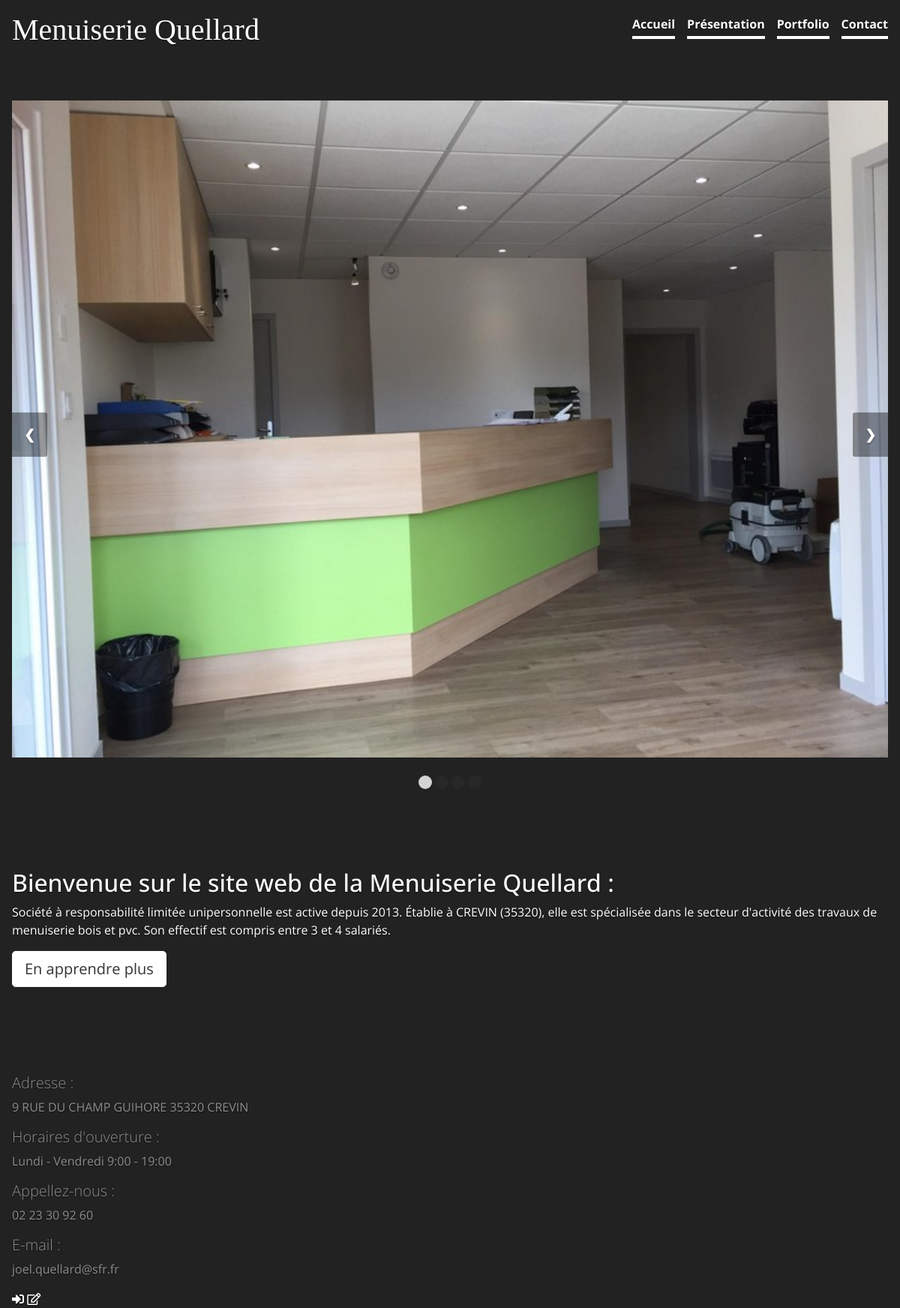
The page / on the database its author committed.
### tables this page shows
CREATE TABLE IF NOT EXISTS `slider` (
  `id` int(11) NOT NULL AUTO_INCREMENT,
  `chemin` text NOT NULL,
  PRIMARY KEY (`id`)
);

CREATE TABLE IF NOT EXISTS `texte` (
  `id` int(11) NOT NULL AUTO_INCREMENT,
  `content` text NOT NULL,
  PRIMARY KEY (`id`)
);

CREATE TABLE IF NOT EXISTS `footer` (
  `id` int(11) NOT NULL AUTO_INCREMENT,
  `adresse` text NOT NULL,
  `horaires` text NOT NULL,
  `numero` text NOT NULL,
  `mail` text NOT NULL,
  PRIMARY KEY (`id`)
);

### controller/Home.php (called while the page is built, shortened)
<?php
require_once(MODEL.'TextManager.php');
class Home
{
    public function showHome()
    {
        $textManager = new P5OC\site\Model\TextManager();
        $text1 = $textManager->getText1();
        $footer = $textManager->showFooter();
        $images = $textManager->getSliderImages();
        require(VIEW.'home.php');
    }
}

### model/TextManager.php (called while the page is built, shortened)
<?php
class TextManager extends Manager
{
    public function getText1() {
        $db = $this->dbConnect();
        $req = $db->prepare('SELECT id, content FROM texte WHERE id = 1');
        $req->execute();
        $text1 = $req->fetch();
        return $text1;
    }
    public function showFooter()
    {
        $db = $this->dbConnect();
        $req = $db->prepare('SELECT adresse, horaires, numero, mail FROM footer');
        $req->execute();
        $footer = $req->fetch();
        return $footer;
    }
    public function getSliderImages()
    {
        $db = $this->dbConnect();
        $req = $db->prepare('SELECT id, chemin FROM slider ORDER BY id');
        $req->execute();
        return $req;
    }
}

### view/home.php (the view, shortened to what this page needs)
<div class="cover-container d-flex h-100 p-3 mx-auto flex-column">
    <header class="masthead mb-auto">
            <div class="inner">
            <h1 class="masthead-brand">Menuiserie Quellard</h1>
            <nav class="nav nav-masthead justify-content-center">
                <a class="nav-link active" href="index.php?action=showHome">Accueil</a>
                <a class="nav-link active" href="index.php?action=showPresentation">Présentation</a>
                <a class="nav-link active" href="index.php?action=showPortfolio">Portfolio</a>
                <a class="nav-link active" href="index.php?action=showContact">Contact</a>
            </nav>
            </div>
    </header>
    <section id="slider">
        <div class="container3">
            <?php while ($image = $images->fetch())
            {
            ?>
            <div class="slides">
                <img src="assets/img/<?= $image['chemin'] ?>" style="width:100%" alt="photo-chantier" />
            </div>
            <?php
            }
            ?>
            <a class="prev" id="prev">&#10094;</a>
            <a class="next" id="next">&#10095;</a>
        </div>
        <br>
        <div id="myDots" style="text-align:center"></div>
    </section>
    <div class="presentation-home">
        <h2> Bienvenue sur le site web de la Menuiserie Quellard : </h2>
        <p>
            <?= $text1['content'] ?>
        </p>
        <p class="lead">
          <a href="index.php?action=showPresentation" class="btn btn-lg btn-secondary">En apprendre plus</a>
        </p>
    </div>
    <footer class="mastfoot mt-auto">
        <div class="inner">
            <h4 class="lead"> Adresse : </h4>
            <p> <?php echo $footer['adresse'] ?> </p>
            <h4 class="lead"> Horaires d'ouverture : </h4>
            <p> <?php echo $footer['horaires'] ?> </p>
            <h4 class="lead"> Appellez-nous : </h4>
            <p> <?php echo $footer['numero'] ?> </p>
            <h4 class="lead"> E-mail : </h4>
            <p> <?php echo $footer['mail'] ?> </p>
        </div>
        <?php if (!isset($_SESSION['id'])) { ?>
        <a class="bouton-connect" href="index.php?action=showLogin"><i class="fas fa-sign-in-alt"></i></a>
        <a class="bouton-inscription" href="index.php?action=showInscription"><i class="far fa-edit"></i></a>
        <?php } ?>
    </footer>
</div>
<?php require(VIEW.'template.php'); ?>

### assets/css/style.css (style rules this page uses)
a, a:focus, a:hover { color: #fff; }
.btn-secondary, .btn-secondary:hover, .btn-secondary:focus { color: #333; text-shadow: none; background-color: #fff; border: .05rem solid #fff; }
html, body { height: 100%; background-color: #222; font-family: 'Open Sans', sans-serif; }
body { display: -ms-flexbox; display: -webkit-box; display: flex; -ms-flex-pack: center; -webkit-box-pack: center; justify-content: center; color: #fff; text-shadow: 0 .05rem .1rem rgba(0, 0, 0, .5); }
.cover-container { max-width: 75em; }
.masthead { margin-bottom: 2rem; }
.masthead-brand { margin-bottom: 0; font-family: 'Cinzel Decorative', cursive; }
.nav-masthead .nav-link { padding: .25rem 0; font-weight: 700; color: rgba(255, 255, 255, .5); background-color: transparent; border-bottom: .25rem solid transparent; }
.nav-masthead .nav-link + .nav-link { margin-left: 1rem; }
.nav-masthead .active { color: #fff; border-bottom-color: #fff; }
@media (min-width: 48em) { .masthead-brand { float: left; } }
@media (min-width: 48em) { .nav-masthead { float: right; } }
.mastfoot { color: rgba(255, 255, 255, .5); }
#slider { position: relative; margin-top: 70px; }
.container3 { max-width: 100%; height: auto; position: relative; margin: auto; }
.prev, .next { cursor: pointer; position: absolute; top: 50%; width: auto; margin-top: -22px; padding: 16px; color: white; background-color: rgba(0,0,0,0.4); font-weight: bold; font-size: 18px; transition: 0.6s ease; border-radius: 0 3px 3px 0; }
.next { right: 0; border-radius: 3px 0 0 3px; }
.active, .dot:hover { background-color: lightgrey; }
.presentation-home { margin-top: 100px; margin-bottom: 100px; }

### rows shown on the page
slider: chemin (picture)
texte: content "Société à responsabilité limitée unipersonnelle est active depuis 2013. Établie à CREVIN (35320), elle est spécialisée dans le secteur d'activité des travaux de menuiserie bois et pvc. Son effectif est compris entre 3 et 4 salariés."
footer: adresse "9 RUE DU CHAMP GUIHORE 35320 CREVIN", horaires "Lundi - Vendredi 9:00 - 19:00", numero "02 23 30 92 60", mail "joel.quellard@sfr.fr"
